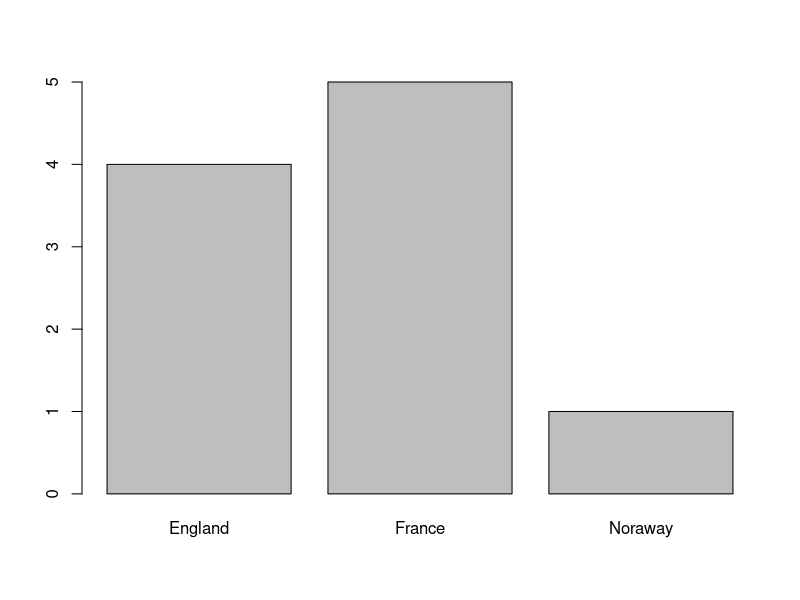
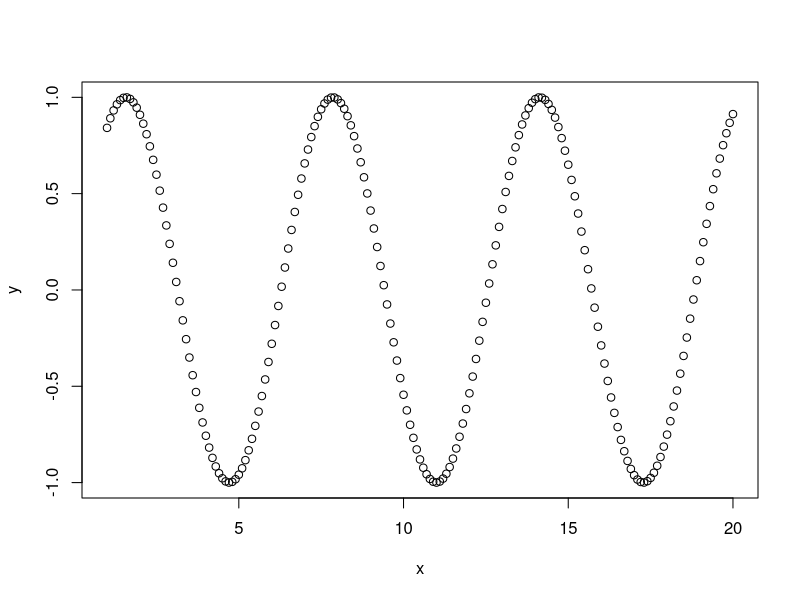
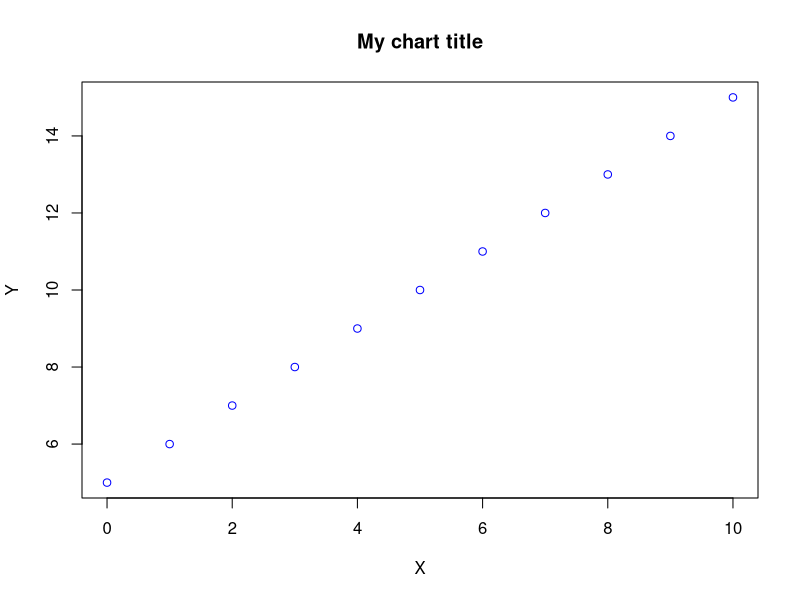
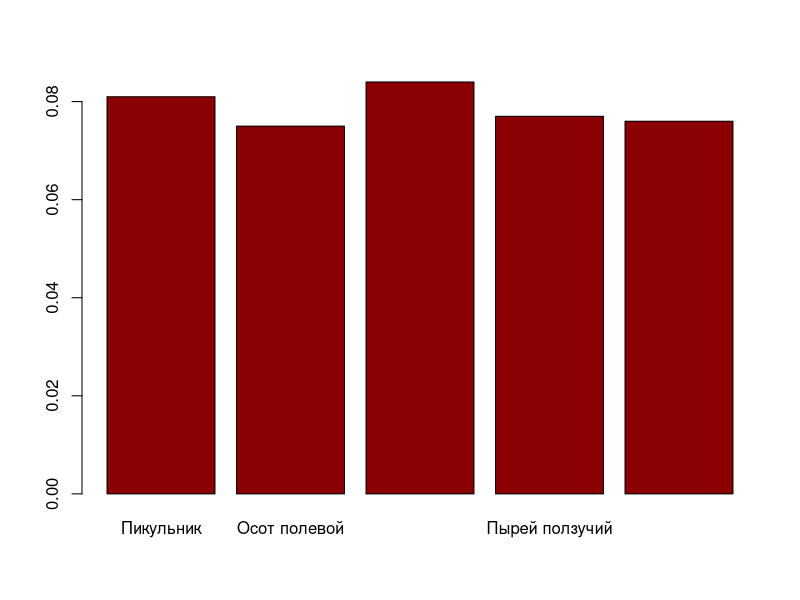
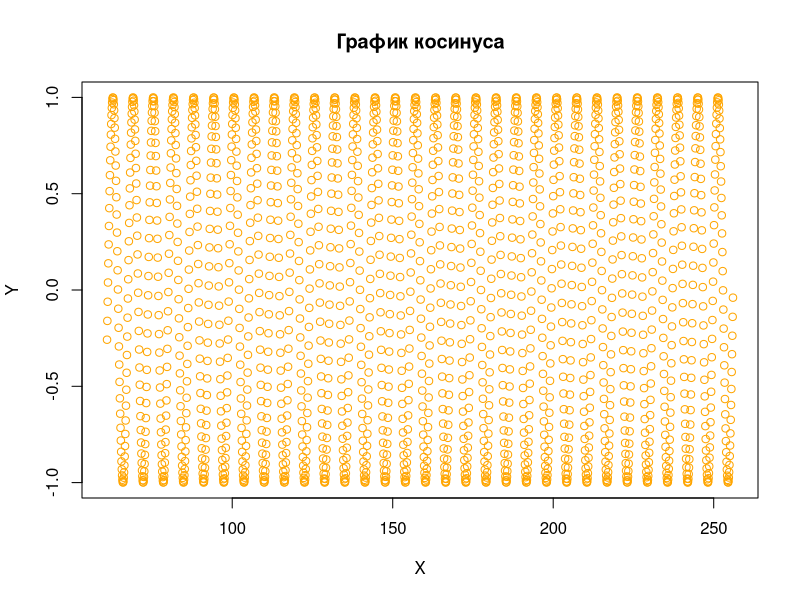
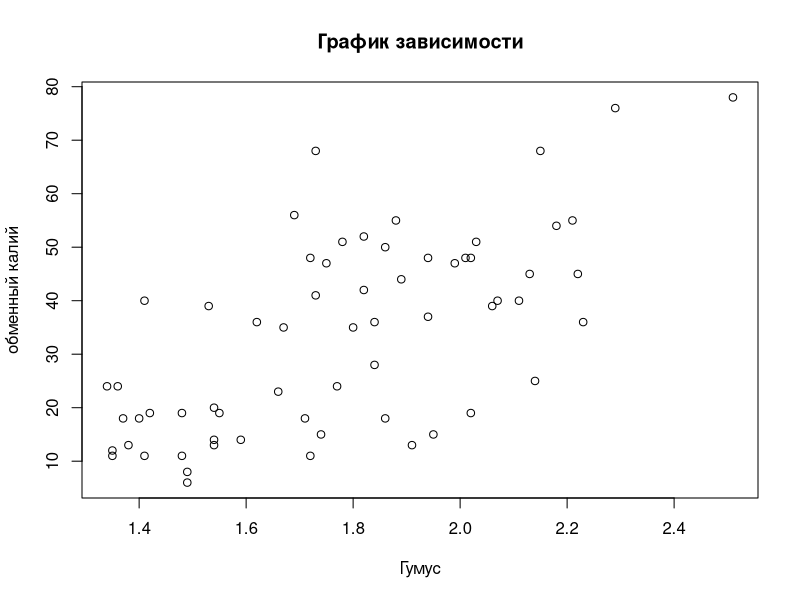

These charts were generated, in order, by the following R code:



#Отчет студента 

# R - как калькулятор
7+2
20+4/5-11*7^2
((((8+3)/5)-5)*8)^4
log2(12345678)-1
16/(1+208)*log(2345)





#Отчет студента Родионова Вариант 29



#задание 1.1
#стоимость поездки на конференцию в Литву

#Оргвзнос в отеле при курсе 1€=60.49 руб
300*60.49
#Проживание в отеле при курсе 1€=60.49 руб
9*60*60.49
#Общая стоимость поездки в рублях
15216.18+300*60.49+9*60*60.49



#Создание векторов
x<-2
y=6
assign("z",5)
z
#Создание векторов
c(1,2,3)
#Создание последовательности 
1:10
#Команда seq (начало, конец, шаг)
seq(from=1,to=8,by=2)
seq (1,10,2)
#Объединение нескольких векторов 
x=c(1,2,3)
x=c(x,1:3);x
# Повторы
z=rep(0.5,6);z
# В векторе хранятся данные одного типа
test3=c(1,TRUE,"three")
test3





#задание 1.2
#последовательность цифр варианта
p=seq(101,260,6)
p
#повторы значений p
p1=rep(p,3);p1
#Объединение слов
p2=c("call","an","ambulance");p2

#Операция с векторами
a=(1:10)
a
a+2
a/3
a*4
b=2:11
a+b
#правило повтора векторов (Recycling Rule)
x<-c(2,4,5,3,-4,0)
x*5
y<-c(5,3)
x*y
z<-c(1,2,3,4)
x*z
#Измерение длины вектора
x<-c(2,4,5,3,-4,0)
length(x)
#Сравнение векторов
x=c(3:7);x
y=c(6,3,7,9,11)
y
x==y
x<y
#получение определенного значения из вектора
sentence=c("walk","the","cat")
sentence
sentence[3]
sentence[3]="dog"
sentence
#добавление значения в конец вектора
sentence[4]="to"
sentence
#создание перечня элементов в векторе
sentence[5:7]=c("the","old","park")
sentence[1:7]
#Переменной x присвоены значения
x=c(0,1,2,7,10,14,3,89)
#просмотр заданных значений вектора x
x
#выбор 6-ого значения в векторе x
x[6]
#выбор 3-8-го значений в векторе x
x[3:8]
#выбор 4-ого и 7-ого значений в векторе x
x[c(4,7)]
#выбор значений вектора x без 3-ей точки
x[-3]
#выбор значений вектора без 2-го -5-ого значений 
x[-(2:5)]
#выбор значений вектора x больше 3
x[x>3]
#Выбор значений вектора x, удовлетворяющие условию: x больше 3 меньше 70
x[x>3&x<70]






#Задание 1.3 вариант 29 Родионов
x=c(12,43,7,9,19,21,68,21,9,17)
#Выбор 5-ого значения в векторе x
x[5]
#выбор 2-7-го значений вектора x
x[2:7]
#выбор 3-ого и 6-ого значений вектора x
x[c(3,6)]
#выбор значений вектора x без 1-ой точки
x[-1]
#выор значений вектора x без 1-3 точей
x[-(1:3)]
#выбор значений вектора x больше 12
x[x>12]
#выбор значений вектора x, удовлетворяющие условию: x больше 7 меньше 17
x[x>7&x<17]



#задание имен элементам вектора
ranks=11:13; ranks
names(ranks)=c("Lena","Olja","Irina")
ranks["Irina"]
#можно задавать значение через имена
ranks["Lena"]=55
ranks
#задаем значение вектора vessels
vessels=c(4,5,1)
#присваиваем имена элементам вектора
names(vessels)=c("England","France","Noraway")
#создаем столбчатую диаграмму
barplot(vessels)
#задаем значение переменной x
x=seq(1,20,0.1)
#задаем значение переменной y
y=sin(x)
#строим график
plot(x,y)
#задаем значения переменной x
x_data=c(0:10)
#задаем значения переменной y
y_data=x_data+5
#строим график (данные,тип графика,заголовок,подписи осей,цвет точек)
plot(x_data,y_data,type="p",main="My chart title",xlab="X",ylab="Y",col="blue")





#задание 1.4
#Задаем значение вектора plants вариант 29
plants=c(0.081,0.075,0.084,0.077,0.076)
#присваиваем имена элементам вектора
names(plants)=c("Пикульник","Осот полевой","Горец вьюнковый","Пырей ползучий","Чистец болотный")
#строим график вектора plants тёмно-красного цвета
barplot(plants,col="dark red")
#строим график функций от диапозона x вариант 29
x=seq(61,256,0.1)
y=cos(x)
plot(x,y,type="p",main="График косинуса", xlab="X",ylab="Y",col="orange")





  
#Проверить рабочую директорию
getwd()
##Указываем рабочую директорию
setwd("C:/Group_122/Aleksey_Rodionov/MathMod")
getwd()




x=5/0;x
#задаем значения первой колонки
n=c(1.2,2.3,4.5);n
#ззадаем значение второй колонки
s=c("aa","bb","cc");s
#Задаем значения третьей колонки
b=c(TRUE,FALSE,TRUE);b
#создаем data frame
df=data.frame(n,s,b)
df
#обращаемся к переменной n
df$n
#обращение к именам колонок
names(df)
#Обращение к именам строк
rownames(df)
#смотрим размерность таблицы (число строк и столбцов)
dim(df)
#смотрим общую статистическую характеристику
summary(df)

#считаем данные из файла csv в переменную pole
pole=read.table("pole123.csv", header=TRUE,sep=";",dec=".")
#смотрим что находится в переменной pole
pole

#посмотрим ранее созданный табличный объект df
df


#сохраним этот объект на диске в файле df1.csv
write.table(df,"df1.csv",sep=",",dec=".",quote=FALSE)

#сохраним этот же объект на диске в файле df2.csv
write.table(df,"df1.csv",sep=";",dec=",",quote=FALSE)


#задание 6

novod29=read.table("Rodionov_pole123.csv",header=TRUE,sep=";",dec=".")
#размерность
dim(novod29)
#общая характеристика переменных
summary(novod29)
#каждая переменная отдельно
novod29$Pole
novod29$Humus
novod29$K2O
novod29$A1
#название столбцов
names(novod29)

#График зависимости содержания гумуса и подвижного калия
a=read.table("Rodionov_pole123.csv",header=TRUE,sep=";",dec=".")
a
x=a$"Humus"
y=a$"K2O"
plot(x,y,type="p",xlab="Гумус",ylab="обменный калий",main="График зависимости")
write.table(a,"novod.csv",sep=";",dec=",",quote=FALSE)
